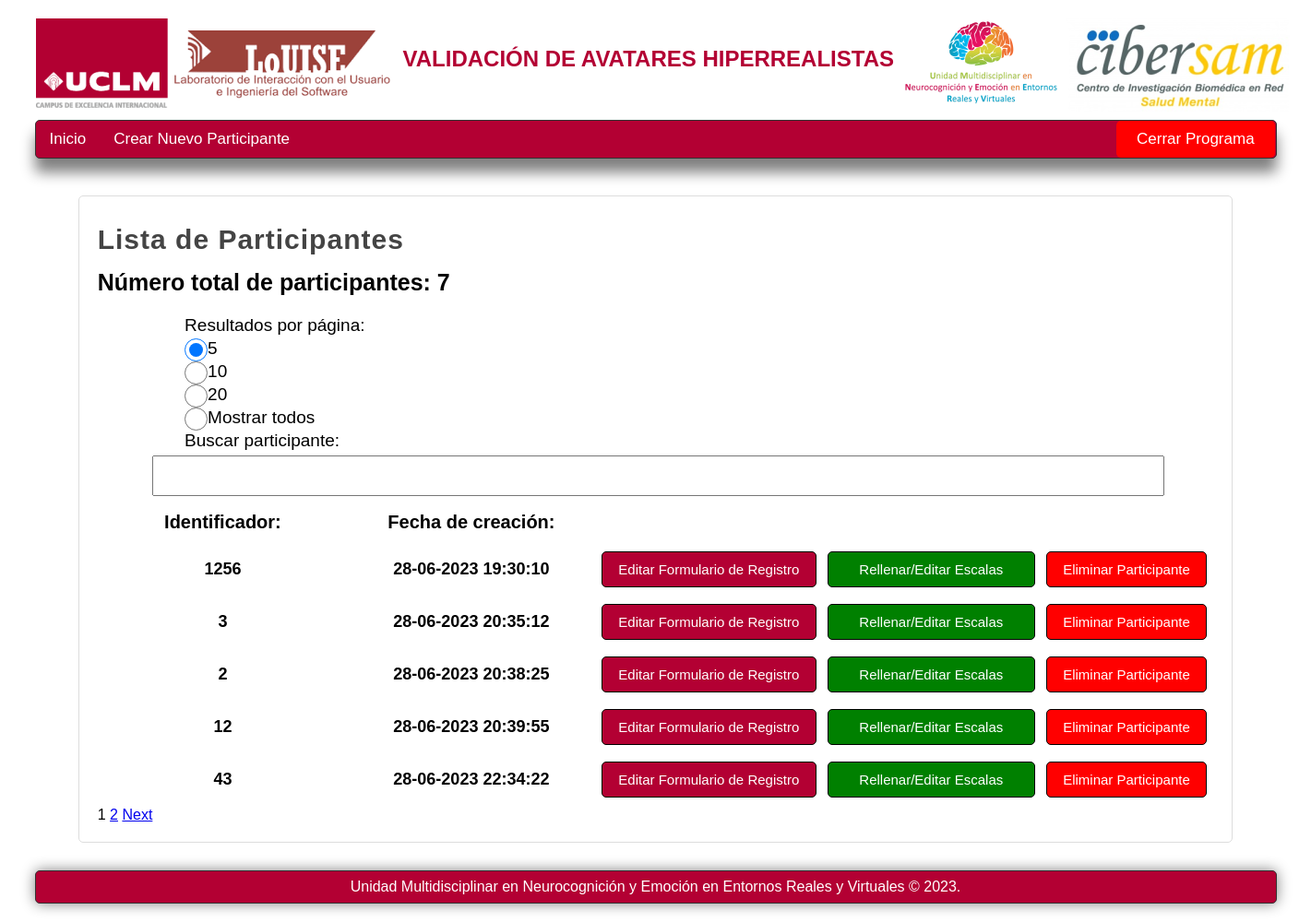
The page /listaparticipantes/control/ on the database as committed earlier.
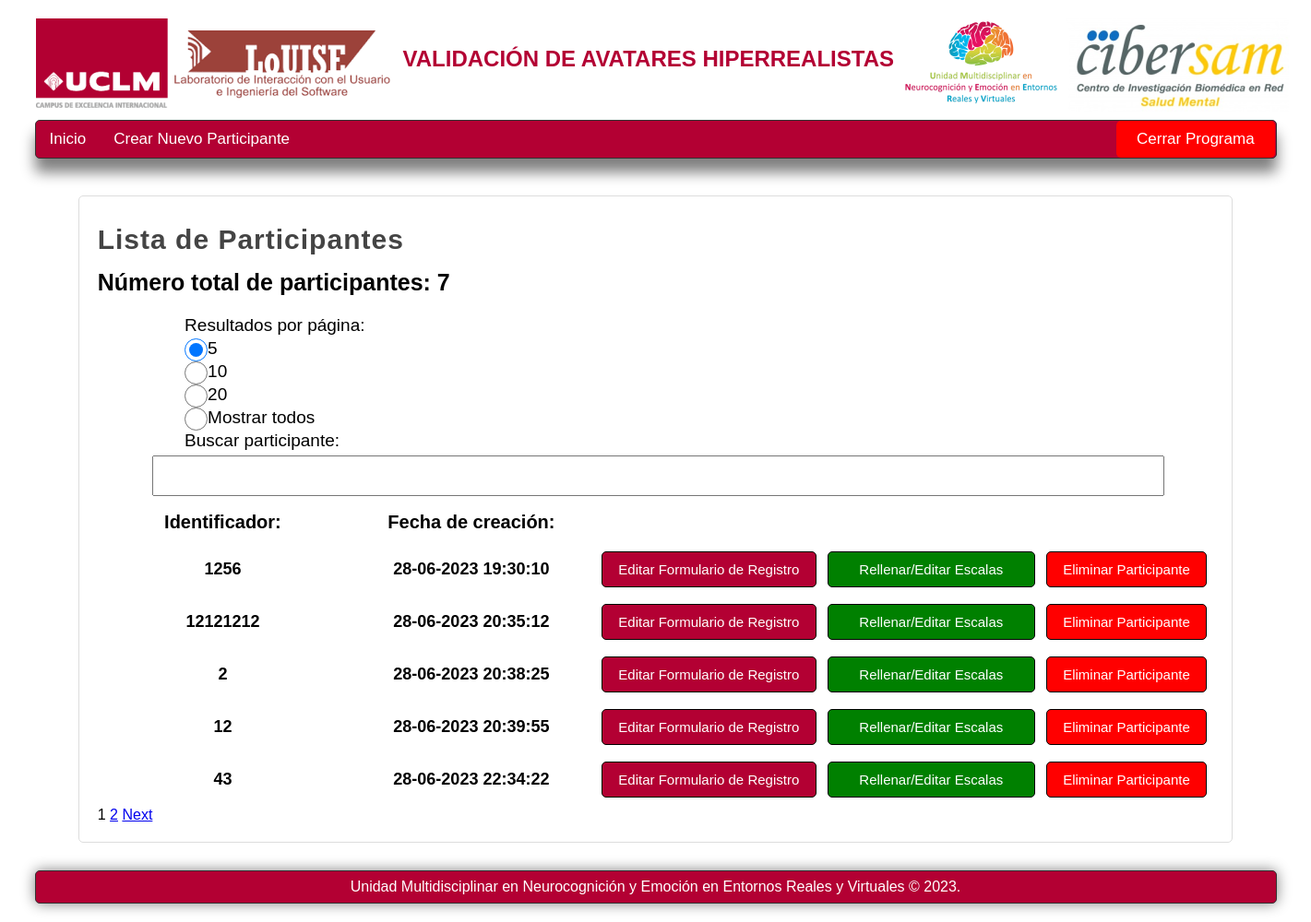
The same page on the database as committed later.
### appcarasrealistas.py (models this page shows)
class Formularioregistro(db.Model):
    __bind_key__ = 'datosappcarasrealistas'
    idparticipante = db.Column(db.Integer, primary_key=True)
    fechacreacion = db.Column(db.Text)
    fechaultimamodificacion = db.Column(db.Text)
    nhcparticipante = db.Column(db.Text)
    edad = db.Column(db.Text)
    genero = db.Column(db.Text)
    textogenero = db.Column(db.Text)
    etnia = db.Column(db.Text)
    estadocivil = db.Column(db.Text)
    provinciaresidencia = db.Column(db.Text)
    textoprovinciaresidencia = db.Column(db.Text)
    residencia = db.Column(db.Text)
    estudios = db.Column(db.Text)
    situacionprofesional = db.Column(db.Text)
    textosituacionprofesional = db.Column(db.Text)
    profesion = db.Column(db.Text)

### appcarasrealistas.py (the view)
@appcarasrealistas.route("/listaparticipantes/<string:tipoparticipante>/", methods=["GET", "POST"])
def listaparticipantes(tipoparticipante=""):
    if tipoparticipante == "control":
        nombretablabd = Formularioregistro
        tipolayout = 'layoutinicio2.html'
    listaparticipantes = nombretablabd.query.all()
    numeroparticipantes = len(listaparticipantes)
    page = int(request.args.get('page', 1))
    results_per_page = request.args.get('results', RESULTS_PER_PAGE_OPTIONS[0])
    if results_per_page == "all":
        results_per_page = numeroparticipantes
    else:
        results_per_page = int(results_per_page)
    search_query = request.args.get('search', '').strip()
    if search_query:
        listaparticipantes = [participante for participante in listaparticipantes if search_query in participante.nhcparticipante]
    total_pages = math.ceil(len(listaparticipantes) / results_per_page)
    start_index = (page - 1) * results_per_page
    end_index = start_index + results_per_page
    paginated_participantes = listaparticipantes[start_index:end_index]
    return render_template(
        "listaparticipantes.html",
        tipolayout=tipolayout,
        tipoparticipante=tipoparticipante,
        listaparticipantes=paginated_participantes,
        numeroparticipantes=numeroparticipantes,
        total_pages=total_pages,
        current_page=page,
        results_per_page=results_per_page,
        results_per_page_options=RESULTS_PER_PAGE_OPTIONS,
        search_query=search_query
    )

### templates/listaparticipantes.html (shortened to what this page needs)
{% extends tipolayout %}
{% block nav %}
    <li>
        <a href="/">Inicio</a>
    </li>
    {% if tipoparticipante == "control"%}
        <li>
            <a href="/formularioregistro/control">Crear Nuevo Participante</a>
        </li>
        <li>
            <a class="cerrarprogramabipolares1" href="/salir" onclick="return confirm('¿Estas seguro de que deseas cerrar el programa?')">Cerrar Programa</a>
        </li>
    {% endif %}
{% endblock %}
{% block content %}
    {% if tipoparticipante == "control"%}
        <h1 class="titulo2">Lista de Participantes</h1>
    {% endif %}
    <h3>Número total de participantes: {{ numeroparticipantes }}</h3>
    <br>
    <form method="get" action="/listaparticipantes/{{ tipoparticipante }}/" class="results-per-page-form">
        <label for="results-per-page-select">Resultados por página:</label>
        {% for option in results_per_page_options %}
            <label>
                <input type="radio" name="results" value="{{ option }}" {% if option == results_per_page %}checked{% endif %} onchange="this.form.submit()">
                {% if option == "all" %}
                    Mostrar todos
                {% else %}
                    {{ option }}
                {% endif %}
            </label>
        {% endfor %}
    </form>
    <form method="get" action="/listaparticipantes/{{ tipoparticipante }}/" class="search-form">
        <label for="search-input">Buscar participante:</label>
        <input type="text" id="search-input" name="search" value="{{ search_query }}" oninput="this.form.submit()" style="cursor: text;">
    </form>
    <div class="divtable">
        <table>
            <thead class="theadtable">
                <tr>
                    <td class="titulostablas1">Identificador:</td>
                    <td class="titulostablas1">Fecha de creación:</td>
                    <td class="titulostablas3"></td>
                    <td class="titulostablas4"></td>
                    <td class="titulostablas5"></td>
                </tr>
            </thead>
            <tbody class="tbodytable">
                {% for participante in listaparticipantes %}
                    <tr>
                        <td class="contenidotabla0">{{ participante.nhcparticipante }}</td>
                        <td class="contenidotabla0">{{ participante.fechacreacion }}</td>
                        <td class="contenidotabla3">
                            <a class="btn3" href="/formularioregistro/{{ tipoparticipante }}/{{ participante.idparticipante }}">Editar Formulario de Registro</a>
                        </td>
                        <td class="contenidotabla3">
                            <a class="btn8" href="/listaformulariosparticipante/{{ tipoparticipante }}/{{ participante.idparticipante }}/{{ participante.nhcparticipante}}/{{ participante.fechacreacion }}">Rellenar/Editar Escalas</a>
                        </td>
                        <td class="contenidotabla3">
                            <a class="btn7" href="/borrarparticipante/{{ tipoparticipante }}/{{ participante.idparticipante }}/{{ participante.nhcparticipante }}/{{ participante.fechacreacion }}" onclick="return confirm('¿Estas seguro de que deseas eliminar el participante: {{  participante.nhcparticipante }}?')">Eliminar Participante</a>
                        </td>
                    </tr>
                {% endfor %}
            </tbody>
        </table>
    </div>
    <div class="pagination">
        {% for page_num in range(1, total_pages + 1) %}
            {% if page_num == current_page %}
                <span class="current-page">{{ page_num }}</span>
            {% else %}
                <a href="/listaparticipantes/{{ tipoparticipante }}/?page={{ page_num }}&results={{ results_per_page }}">{{ page_num }}</a>
            {% endif %}
        {% endfor %}
        {% if current_page < total_pages %}
            <a href="/listaparticipantes/{{ tipoparticipante }}/?page={{ current_page + 1 }}&results={{ results_per_page }}">Next</a>
        {% endif %}
    </div>
{% endblock %}

### templates/layoutinicio2.html (shortened to what this page needs)
<!doctype html>
<html lang="es">
<head>
    <link rel="stylesheet" type="text/css" href="{{ url_for('static', filename='css/styles.css') }}">
</head>
<body>
    <header>
        <div id="logotipo">
            <img class="logotipo1" src="{{ url_for('static', filename='img/indice2.png') }}"/>
            <img class="logotipo3" src="{{ url_for('static', filename='img/indice3.png') }}"/>
            <h2>VALIDACIÓN DE AVATARES HIPERREALISTAS</h2>
            <img class="logotipo4" src="{{ url_for('static', filename='img/indice1.png') }}"/>
            <img class="logotipo2" src="{{ url_for('static', filename='img/indice.png') }}"/>
        </div>
    </header>
    <nav>
        <ul>
            {% block nav %}{% endblock %}
        </ul>
    </nav>
    <div id="content">
        <div class="box">
            {% block content %}{% endblock %}
        </div>
    </div>
    <footer>
        Unidad Multidisciplinar en Neurocognición y Emoción en Entornos Reales y Virtuales &copy; 2023.
    </footer>
</body>
</html>

### static/css/styles.css (style rules this page uses)
* { margin: 0px; padding: 0px; list-style: none; font-family: Arial; }
body { background-color: white; }
.box h3 { font-size: 25px; }
header { width: 1344px; height: 130px; margin: 0px auto; }
#logotipo { width: 105%; height: 250px; margin: 0 auto; padding-top: 10px; }
.logotipo1 { display: block; float: left; margin-top: 10px; margin-right: 0px; }
.logotipo2 { display: block; float: left; margin-top: 10px; }
.logotipo3 { display: block; float: left; margin-top: 10px; }
.logotipo4 { display: block; float: left; margin-top: 10px; }
#logotipo h2 { display: block; float: left; margin-top: 40px; margin-left: 5px; margin-right: 5px; letter-spacing: 0px; font-size: 10px bold; color: #B30033; }
nav { width: 1344px; height: 40px; margin: 0 auto; background-color: #B30033; border: 1px solid #333333; box-shadow: 0px 15px 15px gray; font-size: 17px; border-radius: 5px; }
nav ul { list-style: none; text-decoration: none; }
nav ul li { line-height: 40px; float: left; }
nav ul li a { list-style: none; text-decoration: none; display: block; padding-left: 15px; padding-right: 15px; color: white; }
.cerrarprogramabipolares1 { list-style: none; text-decoration: none; display: block; padding-left: 22px; padding-right: 22px; background: red; border-radius: 5px; color: white; margin-left: 881px; }
#content { width: 1344px; min-height: 685px; margin: 0 auto; margin-bottom: 30px; margin-top: 40px; }
.box { background: white; width: 90%; min-height: 200px; padding: 20px; border: 1px solid #dddddd; margin: 0 auto; border-radius: 5px; }
form { display: block; margin-left: auto; margin-right: auto; width: 1090.8px; }
.box form label { display: inline-block; padding: 0px; padding-left: 10px; padding-right: 10px; padding-top: 3px; font-size: 19px; }
.box form input { display: inline-block; padding: 0px; padding-left: 5px; padding-right: 5px; font-size: 21px; }
.box form input[type=radio] { float: left; height: 25px; width: 25px; }
.box form label { margin-left: 25px; display: block; }
.box form input[type="text"] { width: 1076.8px; padding: 8px; margin-bottom: 5px; margin-top: 5px; text-align: left; }
.titulo2 { color: #444444; letter-spacing: 1px; font-size: 30px; padding-bottom: 5px; margin-bottom: 10px; margin-top: 10px; }
.btn3 { text-decoration: none; font-size: 15px; padding: 10px; background: #B30033; color: white; border: 1px solid black; border-radius: 5px; display: block; text-align: center; }
.btn8 { text-decoration: none; font-size: 15px; padding: 10px; background: green; color: white; border: 1px solid black; border-radius: 5px; display: block; text-align: center; }
.btn7 { text-decoration: none; font-size: 15px; padding: 10px; background: red; color: white; border: 1px solid black; border-radius: 5px; display: block; text-align: center; }
table { table-layout: fixed; width: 100%; }
.divtable { text-align: center; }
.theadtable { font-size: 18px; font-weight: bold; }
.titulostablas1 { font-size: 20px; width: 145px; text-align: center; padding-top: 10px; padding-bottom: 10px; padding-left: 5px; padding-right: 5px; }
.titulostablas3 { width: 131px; text-align: center; padding-top: 10px; padding-bottom: 10px; padding-left: 5px; padding-right: 5px }
.titulostablas4 { width: 126px; text-align: center; padding-top: 10px; padding-bottom: 10px; padding-left: 5px; padding-right: 5px }
.titulostablas5 { width: 97px; text-align: center; padding-top: 10px; padding-bottom: 10px; padding-left: 5px; padding-right: 5px }
.tbodytable { text-align: center; font-size: 18px; width: min-content; }
.contenidotabla0 { padding: 5px; padding-top: 8px; padding-bottom: 8px; font-weight: bold; }
.contenidotabla3 { text-align: center; padding: 5px; padding-top: 8px; padding-bottom: 8px; }
footer { width: 1344px; background-color: #B30033; margin: 0px auto; border: 1px solid #333333; border-radius: 5px; color: white; text-align: center; font-size: 16px; padding-top: 8px; padding-bottom: 8px; box-shadow: 0px 0px 15px gray; margin-bottom: 20px; }

Rows that differ between the two databases and show on the page:
changed Formularioregistro (number 2 of 5 on the later page): nhcparticipante "3" → "12121212"
